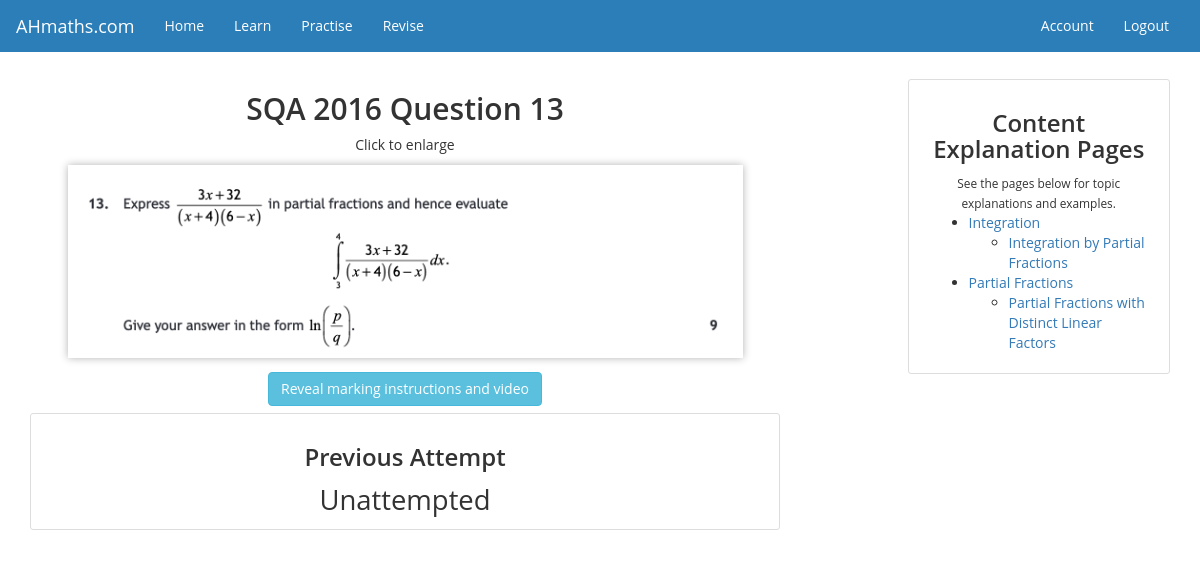
/practise/question/2016Q13 (signed in), run on the app's committed database.
### ahmaths/models.py (models this page shows, shortened)
class Question(db.Model):
    id = db.Column(db.Integer, primary_key=True)
    question_id = db.Column(db.String(20), unique=True, nullable=False)
    paper = db.Column(db.String(20))
    question_number = db.Column(db.String(20), nullable=False)
    marks = db.Column(db.Integer, nullable=False)
    video = db.Column(db.String(30))
    topics = db.Column(db.Text, nullable=False, default='')
    subtopics = db.Column(db.Text, nullable=False, default='')

class Topic(db.Model):
    id = db.Column(db.Integer, primary_key=True)
    topic_id = db.Column(db.String(20), unique=True, nullable=False)
    topic_name = db.Column(db.String(120), unique=True, nullable=False)
    subtopics = db.relationship('Subtopic', backref='topic', lazy=True)

class Subtopic(db.Model):
    id = db.Column(db.Integer, primary_key=True)
    subtopic_id = db.Column(db.String(20), unique=True, nullable=False)
    subtopic_name = db.Column(db.String(120), unique=True, nullable=False)
    topic_id = db.Column(db.Integer, db.ForeignKey('topic.topic_id'), nullable=False)

### ahmaths/routes.py (the view, shortened to what this page needs)
@app.route('/practise/question/<string:question_id>', methods=['GET', 'POST'])
@login_required
def question(question_id):
    if Question.query.filter_by(question_id=question_id).first():
        q = Question.query.filter_by(question_id=question_id).first()
        form = MarkForm()
        form.question.data = q.question_id
        form.mark.label.text += ' out of ' + str(q.marks)
        q = Question.query.filter_by(question_id=question_id).first()
        topics = []
        subtopics = {}
        for topic in q.topics.split(','):
            topics += [Topic.query.filter_by(topic_id=topic).first()]
            for subtopic in q.subtopics.split(','):
                if Subtopic.query.filter_by(subtopic_id=subtopic).first() and Subtopic.query.filter_by(subtopic_id=subtopic).first().topic_id == topic:
                    if topic not in subtopics:
                        subtopics[topic] = []
                    subtopics[topic] += [Subtopic.query.filter_by(subtopic_id=subtopic).first()]
        progress_strings = getattr(current_user, topic).split(',')
        progress = {}
        for progress_string in progress_strings:
            if progress_string != '':
                progress_string = progress_string.split(':')
                progress[progress_string[0]] = progress_string[1]
        mark = progress[question_id] if question_id in progress else None
        show_marking = request.args.get('show_marking')
        if show_marking == 'mark_validation_error':
            flash('Invalid mark. Please scroll down and try again. Please make sure the mark is a whole number between 0 and ' + str(q.marks) + '.', 'danger')
        return render_template('question.html.j2', show_marking=show_marking, question=q, topics=topics, subtopics=subtopics, mark=mark, form=form, title='Practise')
    else:
        flash('Invalid question. Please try again.', 'danger')
        return redirect(url_for('practise'))

### ahmaths/models.py (called while the page is built)
@login_manager.user_loader
def load_user(user_id):
    return User.query.get(int(user_id))

### ahmaths/templates/question.html.j2 (shortened to what this page needs)
{% extends 'layout.html.j2' %}
{% block styles %}
  <link rel="stylesheet" href="{{ url_for('static', filename='lightbox.min.css') }}">
{% endblock styles %}
{% block content %}
  <div class="row text-center">
    <div class="col-sm-12 col-md-8">
      {% if question.paper %}
        <h2>SQA {{ question.paper }} Question {{ question.question_number }}</h2>
      {% else %}
        <h2>{{ topic.topic_name }} Question {{ question.question_number }}</h2>
      {% endif %}
      <div>
        <p>Click to enlarge</p>
        <a class="lightbox text-center" href="#q">
          <img src="{{ url_for('static', filename='sqa-questions/' + question.question_id + '.png') }}" alt="SQA {{ question.paper }} Question {{ question.question_number }}">
        </a>
      </div>
      {% if not show_marking %}
        <div class="reveal-ma mt-2">
      {% else %}
        <div class="reveal-ma hidden mt-2">
      {% endif %}
        <button class="btn btn-info mt-2" onclick="$('.marking-aids').removeClass('hidden'); $('.reveal-ma').addClass('hidden');">
          Reveal marking instructions
          {% if question.video %}
            and video
          {% endif %}
        </button>
      </div>
      {% if not show_marking %}
        <div class="reveal-ma mt-2">
      {% else %}
        <div class="reveal-ma hidden mt-2">
      {% endif %}
        <div class="text-md content-section">
          <h3>Previous Attempt</h3>
          <div>
            {% if mark %}
              {% set mark = mark|int %}
              {% set max_mark = question.marks %}
              {% if mark/max_mark < 0.5 %}
                {% set color_class = 'danger' %}
              {% elif mark/max_mark < 1 %}
                {% set color_class = 'warning' %}
              {% elif mark/max_mark == 1 %}
                {% set color_class = 'green' %}
              {% endif %}
              <span class="text-{{ color_class }} text-md">{{ mark }} out of {{ question.marks }} marks</span>
            {% else %}
              <span class="text-md">Unattempted</span>
            {% endif %}
          </div>
        </div>
      </div>
    </div>
    <div class="col-sm-12 col-md-3 col-md-offset-1 mt-2">
      <div class="content-section">
        <h3>Content Explanation Pages</h3>
        <small>See the pages below for topic explanations and examples.</small>
        <ul class="text-left">
          {% for topic in topics %}
            <li>
              <a href="{{ url_for('learn_topic', topic_id=topic.topic_id) }}" target="_blank">{{ topic.topic_name }}</a>
              {% if topic.topic_id in subtopics %}
                <ul>
                  {% for subtopic in subtopics[topic.topic_id] %}
                    <li><a href="{{ url_for('learn_subtopic', topic_id=topic.topic_id, subtopic_id=subtopic.subtopic_id) }}" target="_blank">{{ subtopic.subtopic_name }}</a></li>
                  {% endfor %}
                </ul>
              {% endif %}
            </li>
          {% endfor %}
        </ul>
      </div>
    </div>
  </div>
{% endblock content %}

### data on the page
Question: paper "2016", question_number "13", question+paper (picture)
Topic: topic_name "Integration"
Subtopic: subtopic_name "Integration by Partial Fractions"
Topic: topic_name "Partial Fractions"
Subtopic: subtopic_name "Partial Fractions with Distinct Linear Factors"
